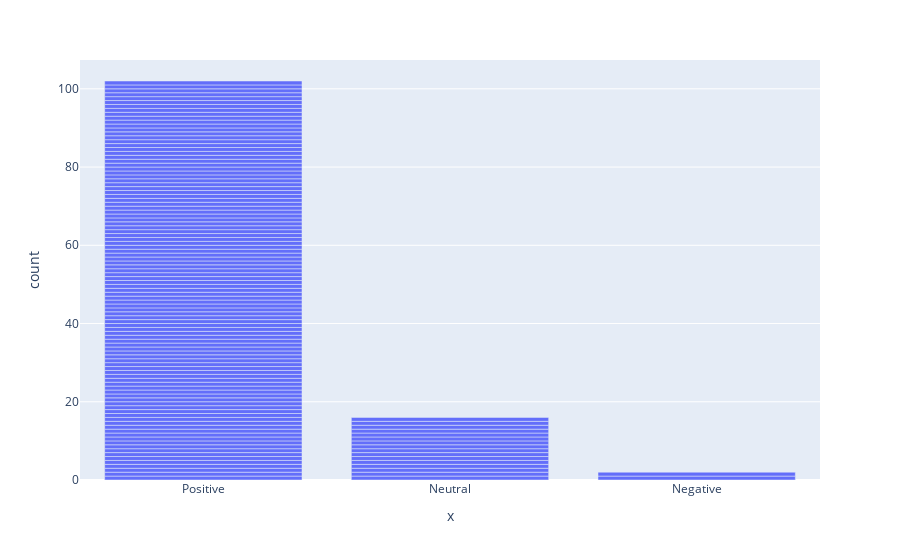

This figure's notebook cell:
### Code cell
px.bar(x=test["Class"])

### Figure 1 — Plotly figure (JSON) as saved in the notebook; plotly's stock layout.template omitted (floating-point values rounded to 4 significant figures)
{"data": [{"alignmentgroup": "True", "hovertemplate": "x=%{x}<br>count=%{y}<extra></extra>", "legendgroup": "", "marker": {"color": "#636efa", "pattern": {"shape": ""}}, "name": "", "offsetgroup": "", "orientation": "v", "showlegend": false, "textposition": "auto", "type": "bar", "x": ["Positive", "Neutral", "Positive", "Positive", "Neutral", "Positive", "Positive", "Neutral", "Positive", "Positive", "Positive", "Positive", "Positive", "Positive", "Positive", "Positive", "Positive", "Positive", "Positive", "Positive", "Positive", "Positive", "Positive", "Positive", "Positive", "Positive", "Positive", "Positive", "Positive", "Positive", "Positive", "Positive", "Positive", "Positive", "Positive", "Positive", "Positive", "Positive", "Positive", "Positive", "Neutral", "Positive", "Neutral", "Neutral", "Positive", "Neutral", "Negative", "Positive", "Positive", "Positive", "Positive", "Neutral", "Positive", "Positive", "Positive", "Positive", "Positive", "Positive", "Positive", "Positive", "Positive", "Positive", "Positive", "Positive", "Positive", "Positive", "Positive", "Positive", "Positive", "Positive", "Positive", "Neutral", "Positive", "Positive", "Positive", "Positive", "Positive", "Positive", "Positive", "Positive", "Positive", "Positive", "Positive", "Neutral", "Positive", "Positive", "Positive", "Neutral", "Positive", "Positive", "Positive", "Positive", "Positive", "Positive", "Neutral", "Neutral", "Positive", "Positive", "Positive", "Positive", "Positive", "Positive", "Positive", "Positive", "Positive", "Positive", "Positive", "Positive", "Neutral", "Positive", "Negative", "Neutral", "Positive", "Positive", "Positive", "Neutral", "Positive", "Positive", "Positive", "Positive"], "xaxis": "x", "y": [1, 1, 1, 1, 1, 1, 1, 1, 1, 1, 1, 1, 1, 1, 1, 1, 1, 1, 1, 1, 1, 1, 1, 1, 1, 1, 1, 1, 1, 1, 1, 1, 1, 1, 1, 1, 1, 1, 1, 1, 1, 1, 1, 1, 1, 1, 1, 1, 1, 1, 1, 1, 1, 1, 1, 1, 1, 1, 1, 1, 1, 1, 1, 1, 1, 1, 1, 1, 1, 1, 1, 1, 1, 1, 1, 1, 1, 1, 1, 1, 1, 1, 1, 1, 1, 1, 1, 1, 1, 1, 1, 1, 1, 1, 1, 1, 1, 1, 1, 1, 1, 1, 1, 1, 1, 1, 1, 1, 1, 1, 1, 1, 1, 1, 1, 1, 1, 1, 1, 1], "yaxis": "y"}], "layout": {"barmode": "relative", "legend": {"tracegroupgap": 0}, "margin": {"t": 60}, "xaxis": {"anchor": "y", "domain": [0, 1], "title": {"text": "x"}}, "yaxis": {"anchor": "x", "domain": [0, 1], "title": {"text": "count"}}}}
